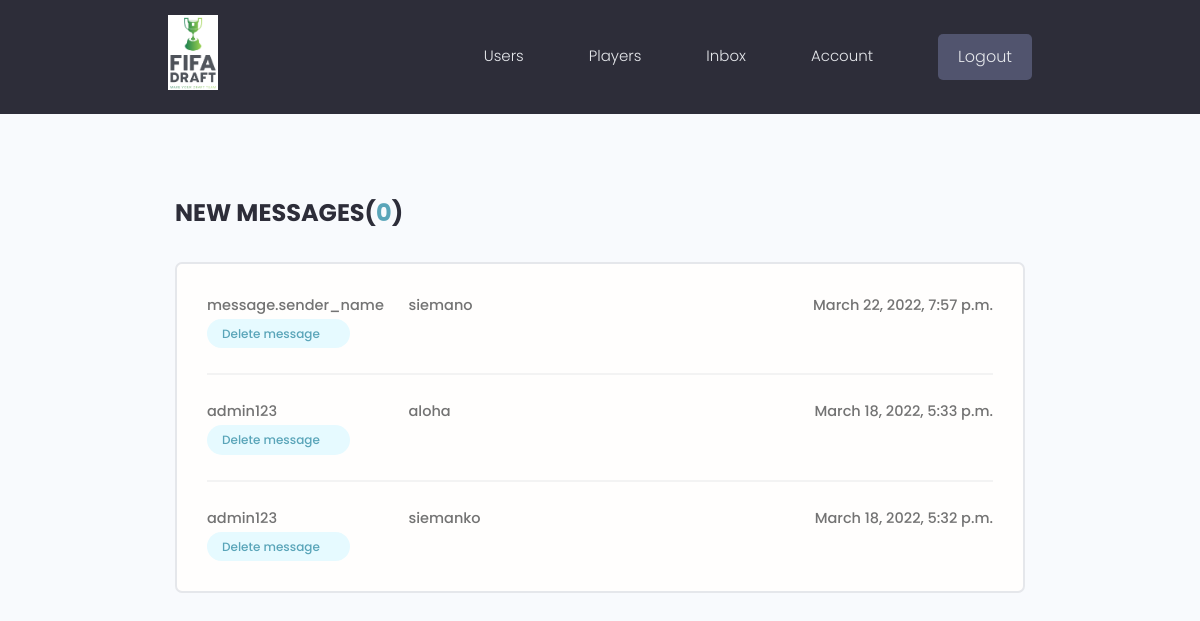
The app's page /inbox/ (signed in), older data.
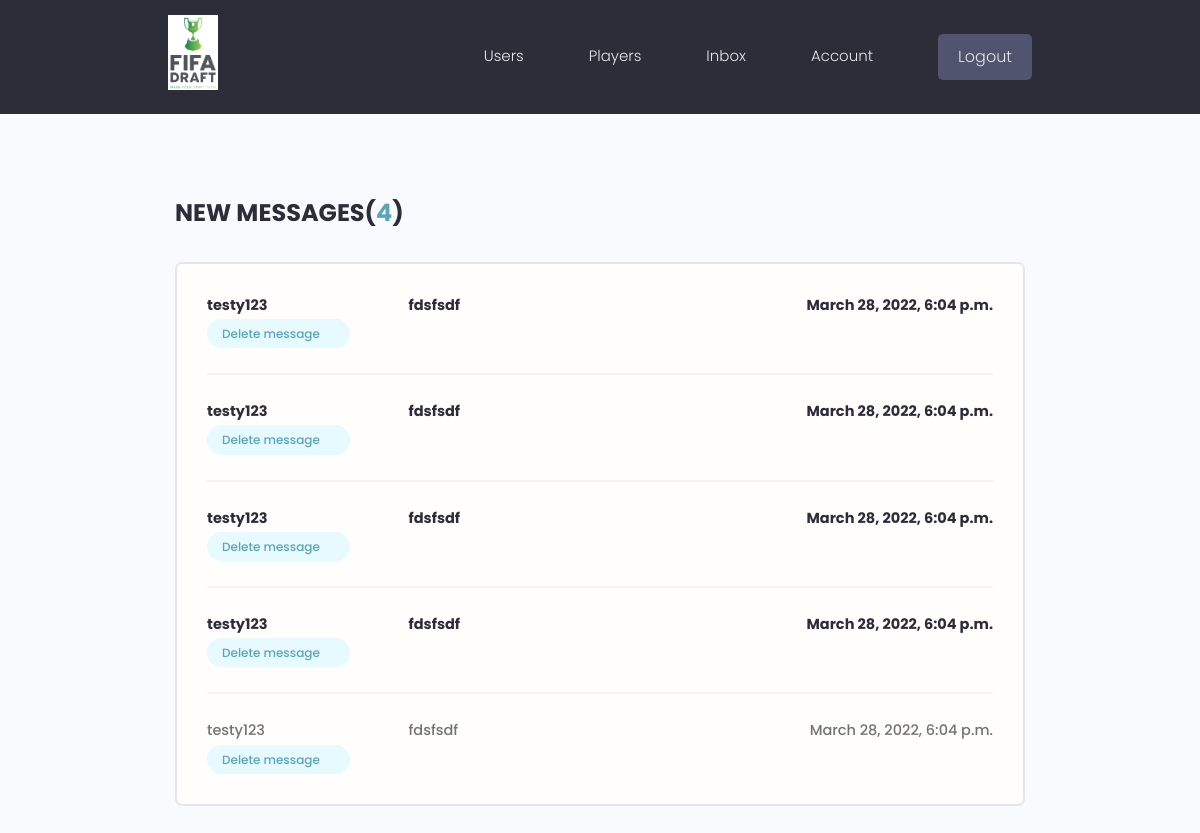
The same page, newer data.
### users/models.py (models this page shows, shortened)
class Message(models.Model):
    sender = models.ForeignKey(
        Profile, on_delete=models.SET_NULL, null=True, blank=True
    )
    recipient = models.ForeignKey(
        Profile,
        on_delete=models.SET_NULL,
        null=True,
        blank=True,
        related_name="messages",
    )
    sender_name = models.CharField(max_length=200, null=True, blank=True)
    email = models.EmailField(max_length=200, null=True, blank=True)
    subject = models.CharField(max_length=200, null=True, blank=False)
    body = models.TextField(max_length=400, blank=False)
    is_read = models.BooleanField(default=False, null=True)
    created = models.DateTimeField(auto_now_add=True)
    id = models.UUIDField(
        default=uuid.uuid4, unique=True, primary_key=True, editable=False
    )
    class Meta:
        ordering = ["is_read", "-created"]

### users/views.py (the view)
# urls.py: path("inbox/", views.inbox, name="inbox"),
@login_required(login_url="login")
def inbox(request):
    profile = request.user.profile
    message_request = profile.messages.all()
    unread_count = message_request.filter(is_read=False).count()
    context = {"message_request": message_request, "unread_count": unread_count}
    return render(request, "users/inbox.html", context)

### users/templates/users/inbox.html (shortened to what this page needs)
{% extends 'main.html' %}
{% block content %}
<main class="inbox my-xl">
  <div class="content-box">
    <h3 class="inbox__title">New Messages(<span>{{unread_count}}</span>)</h3>
    <ul class="messages">
      {% for message in message_request %}
      {% if message.is_read == False %}
      <li class="message message--unread">
        {% else %}
      <li class="message">
        {% endif %}
        <a href="{% url 'message' message.id %}">
          <span class="message__author">{{message.sender_name}}</span>
          <span class="message__subject">{{message.subject}}</span>
          <span class="message__date">{{message.created}}</span>
        </a>
        <a class="tag tag--pill tag--main settings__btn" href="{% url 'delete-message' message.id %}">Delete message</a>
      </li>
      {% endfor %}
    </ul>
  </div>
</main>
{% endblock content %}

Row changes from the older to the newer data that the page shows:
removed Message: sender_name "message.sender_name", subject "siemano", created "March 22, 2022, 7:57 p.m."
removed Message: sender_name "admin123", subject "aloha", created "March 18, 2022, 5:33 p.m."
removed Message: sender_name "admin123", subject "siemanko", created "March 18, 2022, 5:32 p.m."
added Message: sender_name "testy123", subject "fdsfsdf", created "March 28, 2022, 6:04 p.m."
added Message: sender_name "testy123", subject "fdsfsdf", created "March 28, 2022, 6:04 p.m."
added Message: sender_name "testy123", subject "fdsfsdf", created "March 28, 2022, 6:04 p.m."
added Message: sender_name "testy123", subject "fdsfsdf", created "March 28, 2022, 6:04 p.m."
added Message: sender_name "testy123", subject "fdsfsdf", created "March 28, 2022, 6:04 p.m."
Text that changed along with them:
{{ unread_count }}: "0" → "4"
